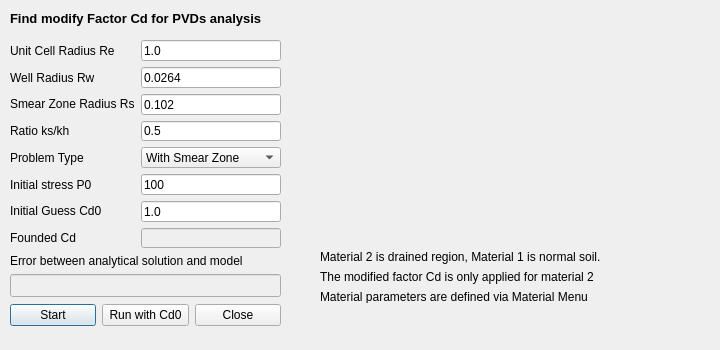
<?xml version="1.0" encoding="UTF-8"?>
<ui version="4.0">
 <class>PVDBackAnalysis</class>
 <widget class="QDialog" name="PVDBackAnalysis">
  <property name="geometry">
   <rect>
    <x>0</x>
    <y>0</y>
    <width>720</width>
    <height>350</height>
   </rect>
  </property>
  <property name="sizePolicy">
   <sizepolicy hsizetype="Fixed" vsizetype="Fixed">
    <horstretch>0</horstretch>
    <verstretch>0</verstretch>
   </sizepolicy>
  </property>
  <property name="windowTitle">
   <string>Calculate modify factor for PVDs problem</string>
  </property>
  <widget class="QLabel" name="label_2">
   <property name="geometry">
    <rect>
     <x>10</x>
     <y>10</y>
     <width>271</width>
     <height>16</height>
    </rect>
   </property>
   <property name="font">
    <font>
     <pointsize>10</pointsize>
     <weight>75</weight>
     <bold>true</bold>
    </font>
   </property>
   <property name="text">
    <string>Find modify Factor Cd for PVDs analysis</string>
   </property>
  </widget>
  <widget class="QLabel" name="label">
   <property name="geometry">
    <rect>
     <x>310</x>
     <y>-10</y>
     <width>431</width>
     <height>271</height>
    </rect>
   </property>
   <property name="text">
    <string/>
   </property>
   <property name="pixmap">
    <pixmap resource="resources.qrc">:/imgs/Icon/model.png</pixmap>
   </property>
  </widget>
  <widget class="QWidget" name="layoutWidget">
   <property name="geometry">
    <rect>
     <x>10</x>
     <y>300</y>
     <width>271</width>
     <height>31</height>
    </rect>
   </property>
   <layout class="QHBoxLayout" name="horizontalLayout">
    <item>
     <widget class="QPushButton" name="pushButton">
      <property name="text">
       <string>Start</string>
      </property>
     </widget>
    </item>
    <item>
     <widget class="QPushButton" name="runCd0Button">
      <property name="text">
       <string>Run with Cd0</string>
      </property>
     </widget>
    </item>
    <item>
     <widget class="QPushButton" name="pushButton_2">
      <property name="text">
       <string>Close</string>
      </property>
     </widget>
    </item>
   </layout>
  </widget>
  <widget class="QWidget" name="layoutWidget">
   <property name="geometry">
    <rect>
     <x>10</x>
     <y>40</y>
     <width>271</width>
     <height>257</height>
    </rect>
   </property>
   <layout class="QVBoxLayout" name="verticalLayout_3">
    <item>
     <layout class="QHBoxLayout" name="horizontalLayout_2">
      <item>
       <layout class="QVBoxLayout" name="verticalLayout_2">
        <item>
         <widget class="QLabel" name="label_3">
          <property name="text">
           <string>Unit Cell Radius Re</string>
          </property>
         </widget>
        </item>
        <item>
         <widget class="QLabel" name="label_4">
          <property name="text">
           <string>Well Radius Rw</string>
          </property>
         </widget>
        </item>
        <item>
         <widget class="QLabel" name="label_5">
          <property name="text">
           <string>Smear Zone Radius Rs</string>
          </property>
         </widget>
        </item>
        <item>
         <widget class="QLabel" name="label_6">
          <property name="text">
           <string>Ratio ks/kh</string>
          </property>
         </widget>
        </item>
        <item>
         <widget class="QLabel" name="label_8">
          <property name="text">
           <string>Problem Type</string>
          </property>
         </widget>
        </item>
        <item>
         <widget class="QLabel" name="label_14">
          <property name="text">
           <string>Initial stress P0</string>
          </property>
         </widget>
        </item>
        <item>
         <widget class="QLabel" name="label_9">
          <property name="text">
           <string>Initial Guess Cd0</string>
          </property>
         </widget>
        </item>
        <item>
         <widget class="QLabel" name="label_10">
          <property name="text">
           <string>Founded Cd</string>
          </property>
         </widget>
        </item>
       </layout>
      </item>
      <item>
       <layout class="QVBoxLayout" name="verticalLayout">
        <item>
         <widget class="QLineEdit" name="requiLine">
          <property name="text">
           <string>1.0</string>
          </property>
         </widget>
        </item>
        <item>
         <widget class="QLineEdit" name="rwLine">
          <property name="text">
           <string>0.0264</string>
          </property>
         </widget>
        </item>
        <item>
         <widget class="QLineEdit" name="rsLine">
          <property name="text">
           <string>0.102</string>
          </property>
         </widget>
        </item>
        <item>
         <widget class="QLineEdit" name="ratioSmearLine">
          <property name="text">
           <string>0.5</string>
          </property>
         </widget>
        </item>
        <item>
         <widget class="QComboBox" name="comboBox">
          <item>
           <property name="text">
            <string>With Smear Zone</string>
           </property>
          </item>
          <item>
           <property name="text">
            <string>Without Smear Zone</string>
           </property>
          </item>
         </widget>
        </item>
        <item>
         <widget class="QLineEdit" name="p0Line">
          <property name="text">
           <string>100</string>
          </property>
         </widget>
        </item>
        <item>
         <widget class="QLineEdit" name="Cd0Line">
          <property name="text">
           <string>1.0</string>
          </property>
         </widget>
        </item>
        <item>
         <widget class="QLineEdit" name="CdLine">
          <property name="enabled">
           <bool>false</bool>
          </property>
          <property name="font">
           <font>
            <pointsize>10</pointsize>
            <weight>75</weight>
            <bold>true</bold>
           </font>
          </property>
         </widget>
        </item>
       </layout>
      </item>
     </layout>
    </item>
    <item>
     <widget class="QLabel" name="label_7">
      <property name="text">
       <string>Error between analytical solution and model</string>
      </property>
     </widget>
    </item>
    <item>
     <widget class="QLineEdit" name="errorLine">
      <property name="enabled">
       <bool>false</bool>
      </property>
      <property name="font">
       <font>
        <pointsize>10</pointsize>
        <weight>75</weight>
        <bold>true</bold>
       </font>
      </property>
     </widget>
    </item>
   </layout>
  </widget>
  <widget class="QWidget" name="layoutWidget">
   <property name="geometry">
    <rect>
     <x>320</x>
     <y>250</y>
     <width>381</width>
     <height>53</height>
    </rect>
   </property>
   <layout class="QVBoxLayout" name="verticalLayout_4">
    <item>
     <widget class="QLabel" name="label_11">
      <property name="text">
       <string>Material 2 is drained region, Material 1 is normal soil. </string>
      </property>
     </widget>
    </item>
    <item>
     <widget class="QLabel" name="label_13">
      <property name="text">
       <string>The modified factor Cd is only applied for material 2</string>
      </property>
     </widget>
    </item>
    <item>
     <widget class="QLabel" name="label_12">
      <property name="text">
       <string>Material parameters are defined via Material Menu</string>
      </property>
     </widget>
    </item>
   </layout>
  </widget>
  <zorder>layoutWidget</zorder>
  <zorder>layoutWidget</zorder>
  <zorder>layoutWidget</zorder>
  <zorder>label_2</zorder>
  <zorder>label</zorder>
 </widget>
 <resources>
  <include location="resources.qrc"/>
 </resources>
 <connections/>
</ui>
